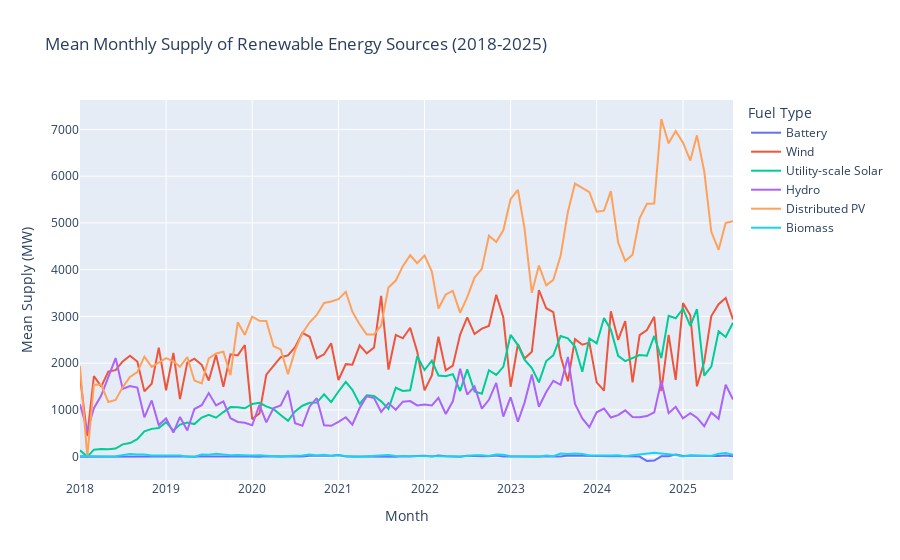

Source (notebook cell):
### Markdown cell above
### Generating the Plot for Renewables

### Code cell
px.line(renewables_df, x = 'Month', y = 'Mean Supply (MW)', color = 'Fuel Type', title = 'Mean Monthly Supply of Renewable Energy Sources (2018-2025)')
